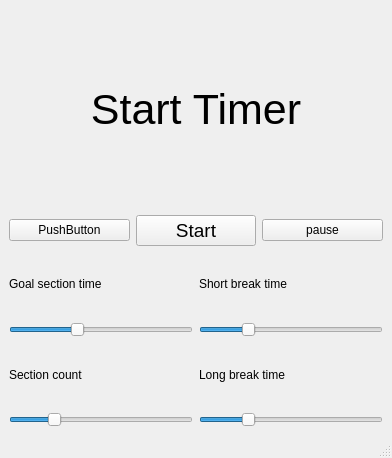
<?xml version="1.0" encoding="UTF-8"?>
<ui version="4.0">
 <class>MainWindow</class>
 <widget class="QMainWindow" name="MainWindow">
  <property name="geometry">
   <rect>
    <x>0</x>
    <y>0</y>
    <width>392</width>
    <height>458</height>
   </rect>
  </property>
  <property name="windowTitle">
   <string>MainWindow</string>
  </property>
  <widget class="QWidget" name="centralwidget">
   <layout class="QVBoxLayout" name="verticalLayout_9">
    <item>
     <layout class="QVBoxLayout" name="verticalLayout_8">
      <item>
       <layout class="QVBoxLayout" name="verticalLayout">
        <item>
         <widget class="QLabel" name="sessionLabel">
          <property name="minimumSize">
           <size>
            <width>200</width>
            <height>200</height>
           </size>
          </property>
          <property name="font">
           <font>
            <pointsize>32</pointsize>
           </font>
          </property>
          <property name="text">
           <string>Start Timer</string>
          </property>
          <property name="alignment">
           <set>Qt::AlignCenter</set>
          </property>
         </widget>
        </item>
        <item>
         <layout class="QHBoxLayout" name="horizontalLayout">
          <item>
           <widget class="QPushButton" name="restartButton">
            <property name="text">
             <string>PushButton</string>
            </property>
           </widget>
          </item>
          <item>
           <widget class="QPushButton" name="startButton">
            <property name="font">
             <font>
              <pointsize>14</pointsize>
             </font>
            </property>
            <property name="text">
             <string>Start</string>
            </property>
           </widget>
          </item>
          <item>
           <widget class="QPushButton" name="pauseButton">
            <property name="text">
             <string>pause</string>
            </property>
           </widget>
          </item>
         </layout>
        </item>
       </layout>
      </item>
      <item>
       <layout class="QHBoxLayout" name="horizontalLayout_2">
        <item>
         <layout class="QVBoxLayout" name="verticalLayout_7">
          <item>
           <layout class="QVBoxLayout" name="verticalLayout_2">
            <item>
             <widget class="QLabel" name="label">
              <property name="text">
               <string>Goal section time</string>
              </property>
             </widget>
            </item>
            <item>
             <widget class="QSlider" name="goalTimeSlider">
              <property name="sizePolicy">
               <sizepolicy hsizetype="Minimum" vsizetype="Fixed">
                <horstretch>0</horstretch>
                <verstretch>0</verstretch>
               </sizepolicy>
              </property>
              <property name="minimumSize">
               <size>
                <width>150</width>
                <height>0</height>
               </size>
              </property>
              <property name="minimum">
               <number>5</number>
              </property>
              <property name="maximum">
               <number>60</number>
              </property>
              <property name="singleStep">
               <number>5</number>
              </property>
              <property name="sliderPosition">
               <number>25</number>
              </property>
              <property name="orientation">
               <enum>Qt::Horizontal</enum>
              </property>
             </widget>
            </item>
           </layout>
          </item>
          <item>
           <layout class="QVBoxLayout" name="verticalLayout_5">
            <item>
             <widget class="QLabel" name="label_4">
              <property name="text">
               <string>Section count</string>
              </property>
             </widget>
            </item>
            <item>
             <widget class="QSlider" name="sessionCountSlider">
              <property name="sizePolicy">
               <sizepolicy hsizetype="Minimum" vsizetype="Fixed">
                <horstretch>0</horstretch>
                <verstretch>0</verstretch>
               </sizepolicy>
              </property>
              <property name="minimumSize">
               <size>
                <width>150</width>
                <height>0</height>
               </size>
              </property>
              <property name="minimum">
               <number>1</number>
              </property>
              <property name="maximum">
               <number>10</number>
              </property>
              <property name="value">
               <number>3</number>
              </property>
              <property name="orientation">
               <enum>Qt::Horizontal</enum>
              </property>
             </widget>
            </item>
           </layout>
          </item>
         </layout>
        </item>
        <item>
         <layout class="QVBoxLayout" name="verticalLayout_6">
          <item>
           <layout class="QVBoxLayout" name="verticalLayout_3">
            <item>
             <widget class="QLabel" name="label_2">
              <property name="text">
               <string>Short break time</string>
              </property>
             </widget>
            </item>
            <item>
             <widget class="QSlider" name="smallBreakSlider">
              <property name="sizePolicy">
               <sizepolicy hsizetype="Minimum" vsizetype="Fixed">
                <horstretch>0</horstretch>
                <verstretch>0</verstretch>
               </sizepolicy>
              </property>
              <property name="minimumSize">
               <size>
                <width>150</width>
                <height>0</height>
               </size>
              </property>
              <property name="minimum">
               <number>1</number>
              </property>
              <property name="maximum">
               <number>5</number>
              </property>
              <property name="value">
               <number>2</number>
              </property>
              <property name="orientation">
               <enum>Qt::Horizontal</enum>
              </property>
             </widget>
            </item>
           </layout>
          </item>
          <item>
           <layout class="QVBoxLayout" name="verticalLayout_4">
            <item>
             <widget class="QLabel" name="label_3">
              <property name="text">
               <string>Long break time</string>
              </property>
             </widget>
            </item>
            <item>
             <widget class="QSlider" name="bigBreakSlider">
              <property name="sizePolicy">
               <sizepolicy hsizetype="Minimum" vsizetype="Fixed">
                <horstretch>0</horstretch>
                <verstretch>0</verstretch>
               </sizepolicy>
              </property>
              <property name="minimumSize">
               <size>
                <width>150</width>
                <height>0</height>
               </size>
              </property>
              <property name="minimum">
               <number>5</number>
              </property>
              <property name="maximum">
               <number>25</number>
              </property>
              <property name="value">
               <number>10</number>
              </property>
              <property name="orientation">
               <enum>Qt::Horizontal</enum>
              </property>
             </widget>
            </item>
           </layout>
          </item>
         </layout>
        </item>
       </layout>
      </item>
     </layout>
    </item>
   </layout>
  </widget>
  <widget class="QMenuBar" name="menubar">
   <property name="geometry">
    <rect>
     <x>0</x>
     <y>0</y>
     <width>392</width>
     <height>21</height>
    </rect>
   </property>
  </widget>
  <widget class="QStatusBar" name="statusbar"/>
 </widget>
 <resources/>
 <connections/>
</ui>
